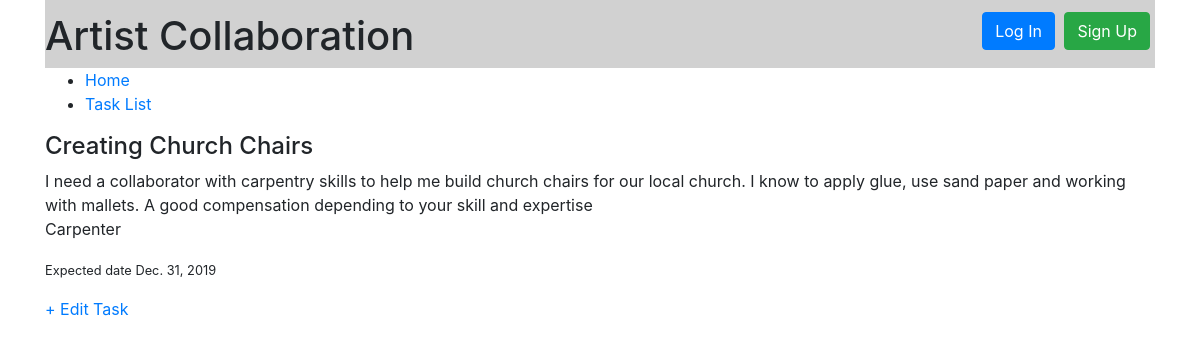
Screenshot of /tasks/2937dbb2-fa65-4076-9d63-b9a5e6767762 with the database file from the repository.
### books/models.py (models this page shows, shortened)
class Task(models.Model):
    id = models.UUIDField(
        primary_key=True,
        default=uuid.uuid4,
        editable=False
    )
    actor = models.ForeignKey(Actor, on_delete=models.CASCADE)
    profession_required = models.CharField(max_length=20)
    task_title = models.CharField(max_length=100)
    task_description = models.TextField(max_length=500)
    date_posted = models.DateField(auto_now=True)
    expiry_date = models.DateField()

### books/views.py (the view)
# urls.py: path('<uuid:pk>', TaskDetailView.as_view(), name='task_detail'),
class TaskDetailView(DetailView):
    model = Task
    template_name = 'task/task_detail.html'
    context_object_name = 'task_detail'

### templates/task/task_detail.html (shortened to what this page needs)
{%extends 'base.html' %}
{% block content %}
<h4>{{ task_detail.task_title }}</h4>
<p4> {{ task_detail.task_description}}</p4>
<p>{{task_detail.profession_required}}</p>
<p><small>Expected date {{task_detail.expiry_date}}</small></p>
<a href="{% url 'edit_task' task.pk %}">+ Edit Task</a>
{% endblock content %}

### rows the page displays
Task: task_title "Creating Church Chairs", task_description "I need a collaborator with carpentry skills to help me build church chairs for our local church. I know to apply glue, use sand paper and working with mallets. A good compensation depending to your skill and expertise", profession_required "Carpenter", expiry_date "Dec. 31, 2019"
